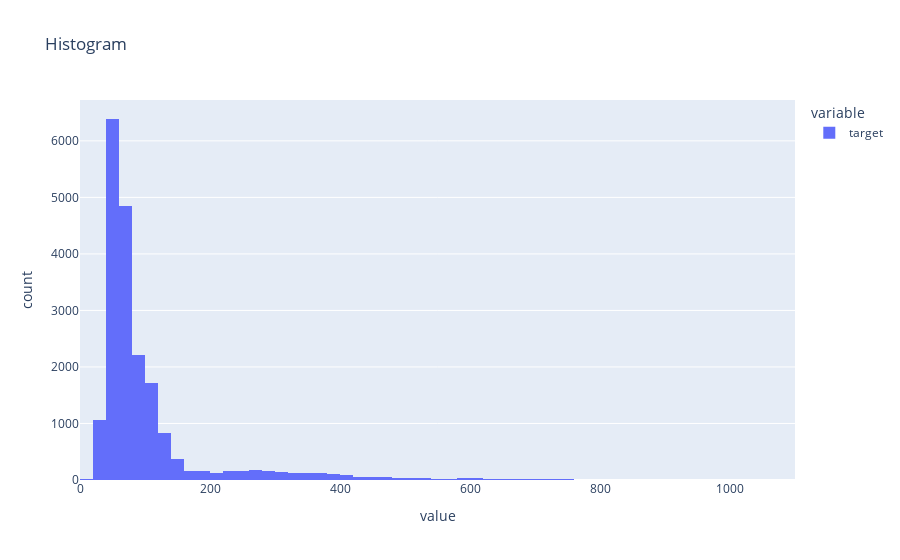

The notebook cell saved with this chart:
### Code cell
# Creating a histogram
fig = px.histogram(df.target, nbins=100, title='Histogram')

# Show the histogram
fig.show()

### Figure 1 — Plotly figure (JSON) as saved in the notebook; plotly's stock layout.template omitted (floating-point values rounded to 4 significant figures; data arrays with more than 128 entries replaced by an {"elided": "..."} marker saying what was removed)
{"data": [{"alignmentgroup": "True", "bingroup": "x", "hovertemplate": "variable=target<br>value=%{x}<br>count=%{y}<extra></extra>", "legendgroup": "target", "marker": {"color": "#636efa", "pattern": {"shape": ""}}, "name": "target", "nbinsx": 100, "offsetgroup": "target", "orientation": "v", "showlegend": true, "type": "histogram", "x": {"elided": "19735 int values"}, "xaxis": "x", "yaxis": "y"}], "layout": {"barmode": "relative", "legend": {"title": {"text": "variable"}, "tracegroupgap": 0}, "title": {"text": "Histogram"}, "xaxis": {"anchor": "y", "domain": [0, 1], "title": {"text": "value"}}, "yaxis": {"anchor": "x", "domain": [0, 1], "title": {"text": "count"}}}}
